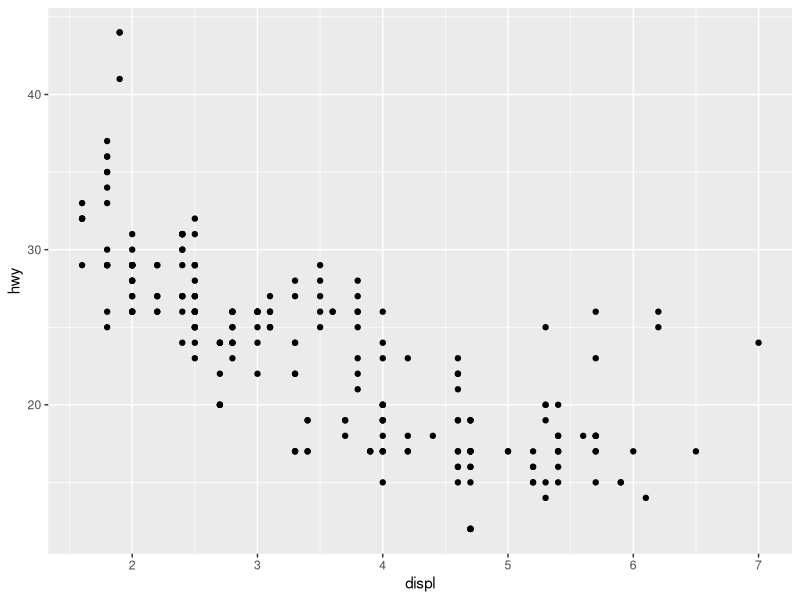
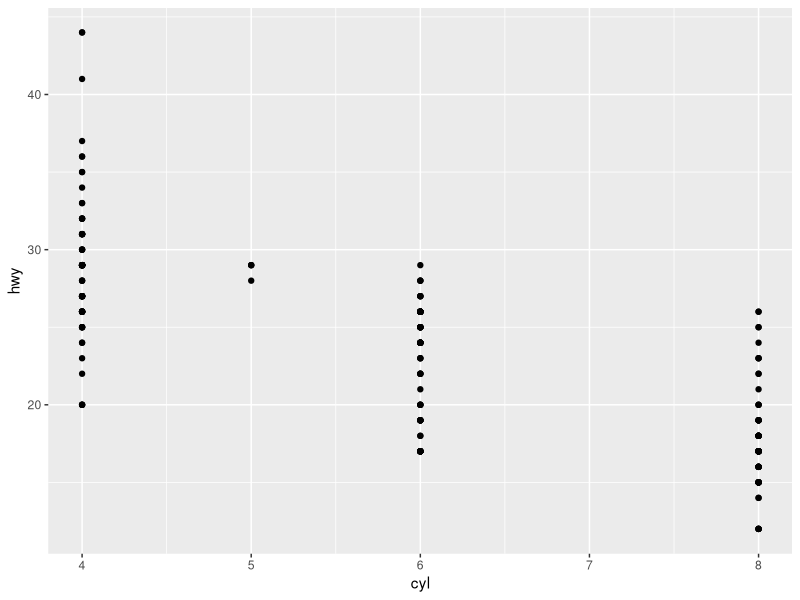
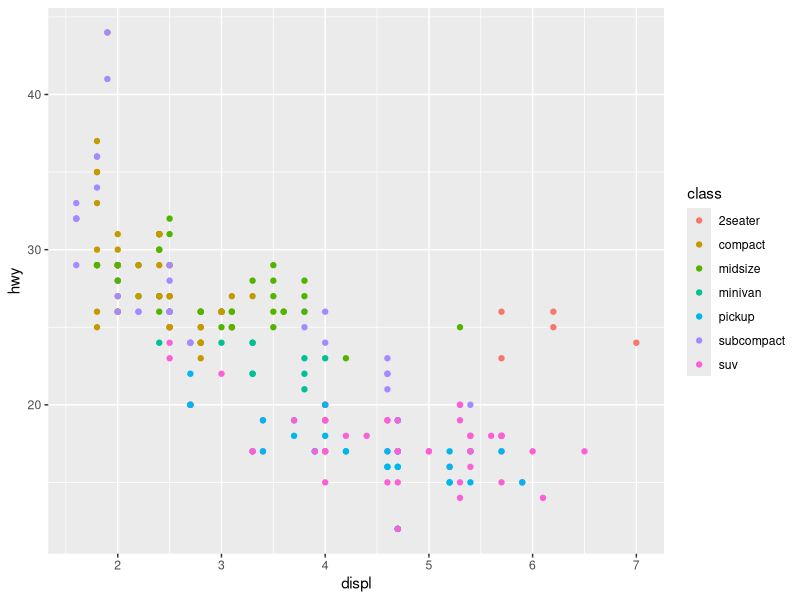
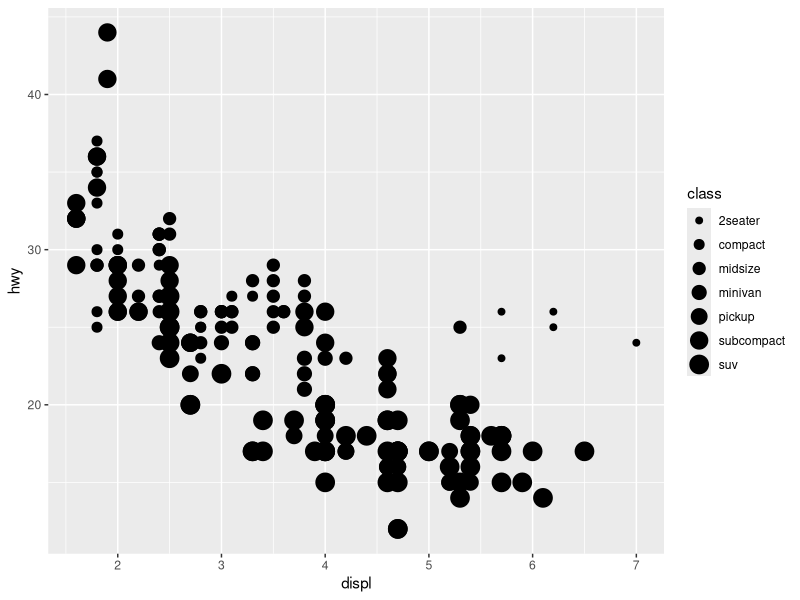
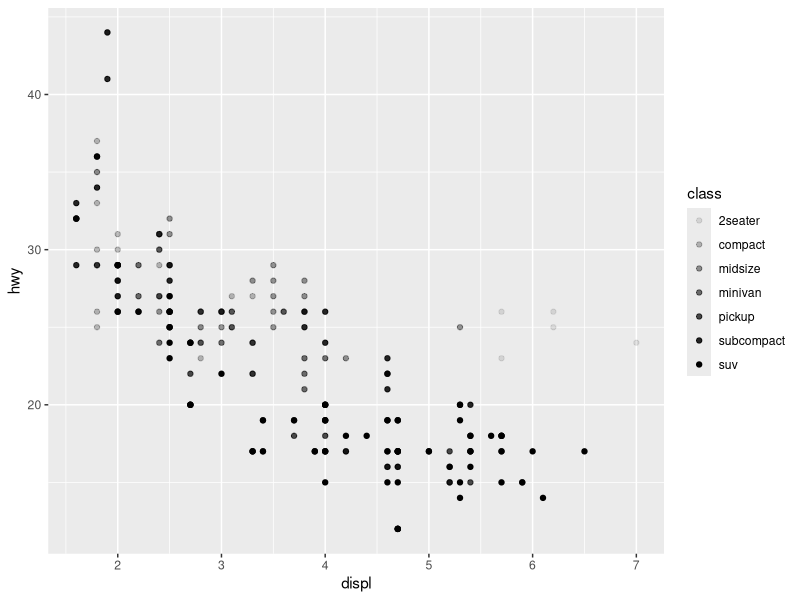
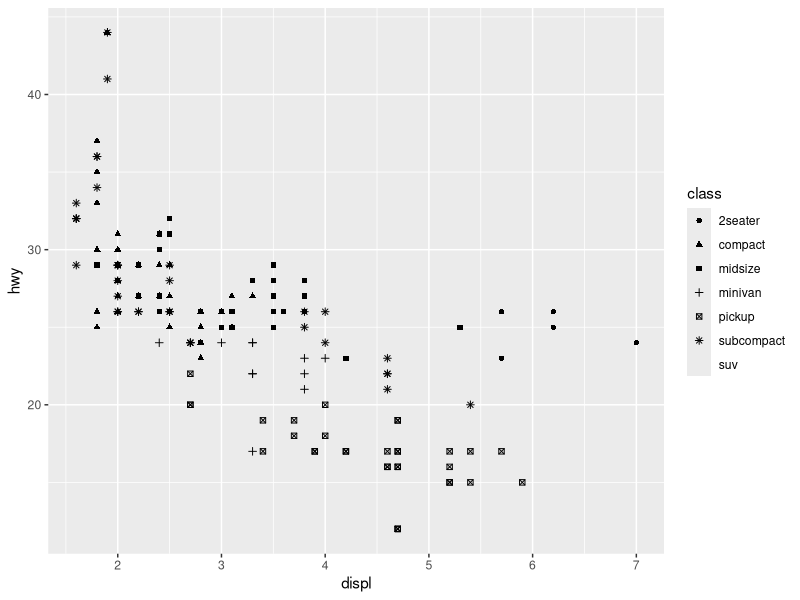
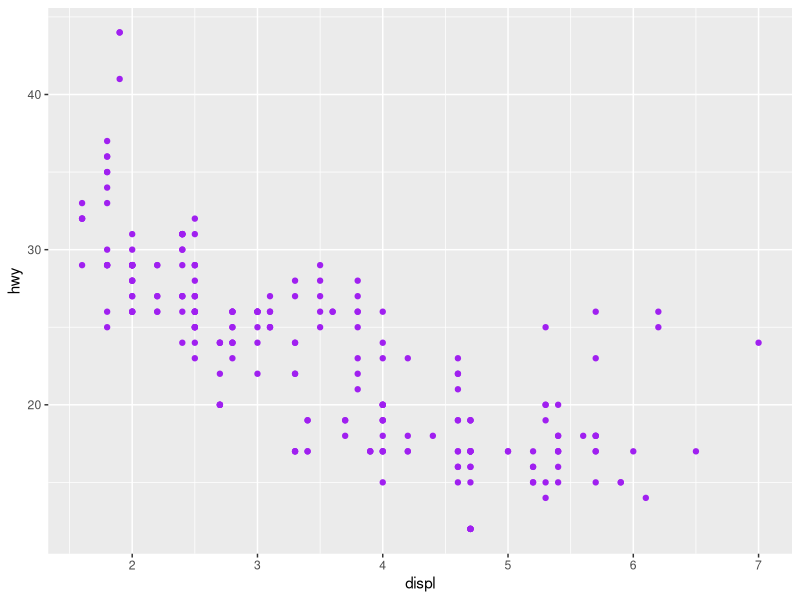
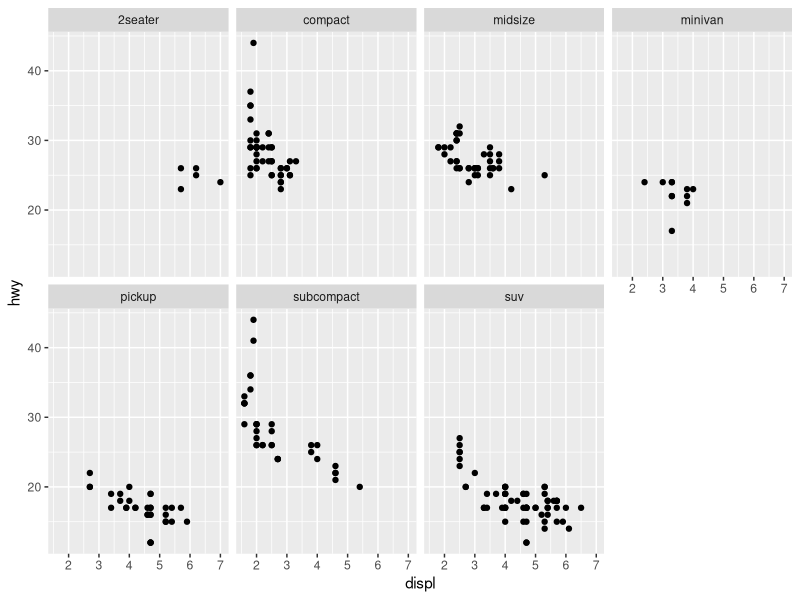

Reproduce these figures in R, in order.
## ---- chunk 1
library(tidyverse)
## ---- chunk 2
#Load the mpg dataframe from ggplot2.
mpg
## ---- chunk 3
ggplot(data = mpg) + 
  geom_point(mapping = aes(x=displ, y=hwy))
## ---- chunk 4
#if we want a reusable template for making graphs
# ggplot(data = <DATA>) + 
# <GEOM_FUNCTION> (mapping= aes(<MAPPINGS>))
## ---- chunk 5
#ggplot(data=mpg) #this gives an empty graph. there is no map argument.
mpg #there are 234 rows and 11 columns in the dataset.

#scatterplot of hwy vs cyl:
ggplot(data=mpg) +
  geom_point(mapping=aes(x=cyl, y=hwy))
#this scatterplot shows that the more cylinders an engine has, the lower its fuel efficiency -there is a negative trend, but a car has a fixed number of cylinders hence the grouped datapoints.
## ---- chunk 6
ggplot(data=mpg)+
  geom_point(mapping=aes(x=displ, y=hwy, color=class))
## ---- chunk 7
ggplot(data=mpg) +
  geom_point(mapping=aes(x=displ, y=hwy, size=class))
## ---- chunk 8
#on the left:
ggplot(data=mpg)+
  geom_point(mapping=aes(x=displ, y=hwy, alpha=class))
#on the right:
ggplot(data=mpg)+
  geom_point(mapping=aes(x=displ, y=hwy, shape=class))
#noticing that only 6 shapes can be used at once, so the 7th class has been removed from this visualization
## ---- chunk 9
ggplot(data=mpg)+
  geom_point(mapping=aes(x=displ, y=hwy), color="purple")
#other color words that work: blue, red, green, cyan, pink, black, grey, navy, yellow, orange, magenta, turquoise,
## ---- chunk 10
?geom_point
##ggplot(data=mpg)+
 # geom_point(mapping=aes(x=displ, y=hwy, stroke=class))
## ---- chunk 11
ggplot(data=mpg)+
  geom_point(mapping=aes(x=displ, y=hwy))+
  facet_wrap(~ class, nrow=2)
## ---- chunk 12
ggplot(data=mpg)+
  geom_point(mapping=aes(x=displ, y=hwy))+
  facet_grid(drv ~ cyl)
## ---- chunk 13
ggplot(data=mpg)+
  geom_point(mapping=aes(x=displ, y=hwy))+
  facet_grid(. ~ cyl)
#this chart faceted on the x axis only...so it shows engine size on x, with gas mileage on y, but separated into groups based on cylinder number (4, 5, 6, or 8).
## ---- chunk 14
ggplot(data=mpg)+
  geom_point(mapping=aes(x=displ, y=hwy))+
  facet_grid(drv ~ .)
#this chart separated the opposite way, so it shows the drv variable as the facet, but with the same two variables on x and y axes.
## ---- chunk 15
ggplot(data=mpg)+
  geom_smooth(mapping=aes(x=displ, y=hwy))
## ---- chunk 16
ggplot(data=mpg)+
  geom_smooth(mapping=aes(x=displ, y=hwy, linetype = drv))
#this variation takes three separate lines based on their drv value (drivetrain). One line shows all points with a '4' value, another line shows all those with a 'f' value for drv, etc. 
## ---- chunk 17
#OVERLAYING points and smooth lines
ggplot(data=mpg)+
  geom_smooth(mapping=aes(x=displ, y=hwy, linetype=drv))+
  geom_point(mapping=aes(x=displ, y=hwy, group = drv))
## ---- chunk 18
#all of the above but group by color = class
ggplot(data=mpg, mapping=aes(x=displ, y=hwy))+
  geom_point(mapping=aes(color=class))+
  geom_smooth()
  
  
## ---- chunk 19
ggplot(data=mpg, mapping=aes(x=displ, y=hwy))+
  geom_point(mapping=aes(color=class))+
  geom_smooth(data=filter(mpg, class == 'subcompact'), se=FALSE)
#this ONLY shows the subcompact cars category in the 'smooth line' portion while keeping the rest of the categories as data points.
## ---- chunk 20
ggplot(data=diamonds)+
  geom_bar(mapping=aes(x=cut))
#NOTE new data set, = 'diamonds'
## ---- chunk 21
ggplot(data=diamonds) +
  stat_count(mapping=aes(x=cut))
#Geoms and 'stats' are interchangeable in general. 
## ---- chunk 22
ggplot(data=diamonds)+
  geom_bar(mapping=aes(x=cut, y= ..prop.., group=1))
#computed variables - look for help section with this title.
## ---- chunk 23
ggplot(data=diamonds)+
  stat_summary(
    mapping=aes(x=cut, y=depth),
    fun.ymin=min,
    fun.ymax=max,
    fun.y=median
    )
## ---- chunk 24
ggplot(data=diamonds)+
  geom_bar(mapping=aes(x=cut, color=cut))
#above is left graph
ggplot(data=diamonds)+
  geom_bar(mapping=aes(x=cut, fill=cut))
#above is right graph, yay colors! Note we use 'cut' for both the x and the fill variable...
## ---- chunk 25
#adding another variable, cut and clarity together:
ggplot(data=diamonds)+
  geom_bar(mapping=aes(x=cut, fill=clarity))
#auto-stacked colors. this is a POSITION ADJUSTMENT 
## ---- chunk 26
#other position adjustments...identity, dodge, and fill
ggplot(data=diamonds, mapping=aes(x=cut, fill=clarity)) +
  geom_bar(alpha=1/5, position="identity")
#another:
ggplot(data=diamonds, mapping=aes(x=cut, color=clarity)) +
  geom_bar(fill= NA, position="identity")
## ---- chunk 27
ggplot(data=diamonds)+
  geom_bar(mapping=aes(x=cut, fill=clarity), position='fill')
## ---- chunk 28
ggplot(data=diamonds)+
  geom_bar(mapping=aes(x=cut, fill=clarity), position='dodge')
#this way the overlapping objects are directly beside each other, not atop one another as in a stacked graph. this makes it easier to compare the individual values.
## ---- chunk 29
ggplot(data = mpg) + 
  geom_point(mapping = aes(x = displ, y = hwy), position = "jitter")

## ---- chunk 30
#these two plots are the same but with flipped axes. Useful for long labels. If they won't fit on one axis without overlapping...try flipping entire graph.
ggplot(data = mpg, mapping = aes(x = class, y = hwy)) + 
  geom_boxplot()
#above is left
ggplot(data = mpg, mapping = aes(x = class, y = hwy)) + 
  geom_boxplot() +
  coord_flip()
#above is right graph
## ---- chunk 31
#NOTE package is not installed, but this will fit the coordinates correctly with the right aspect ratio with geo-mapped data.
#nz <- map_data("nz")

#ggplot(nz, aes(long, lat, group = group)) +
##  geom_polygon(fill = "white", colour = "black")

#ggplot(nz, aes(long, lat, group = group)) +
 # geom_polygon(fill = "white", colour = "black") +
  #coord_quickmap()
## ---- chunk 32
bar <- ggplot(data = diamonds) + 
  geom_bar(
    mapping = aes(x = cut, fill = cut), 
    show.legend = FALSE,
    width = 1
  ) + 
  theme(aspect.ratio = 1) +
  labs(x = NULL, y = NULL)

bar + coord_flip()
bar + coord_polar()
